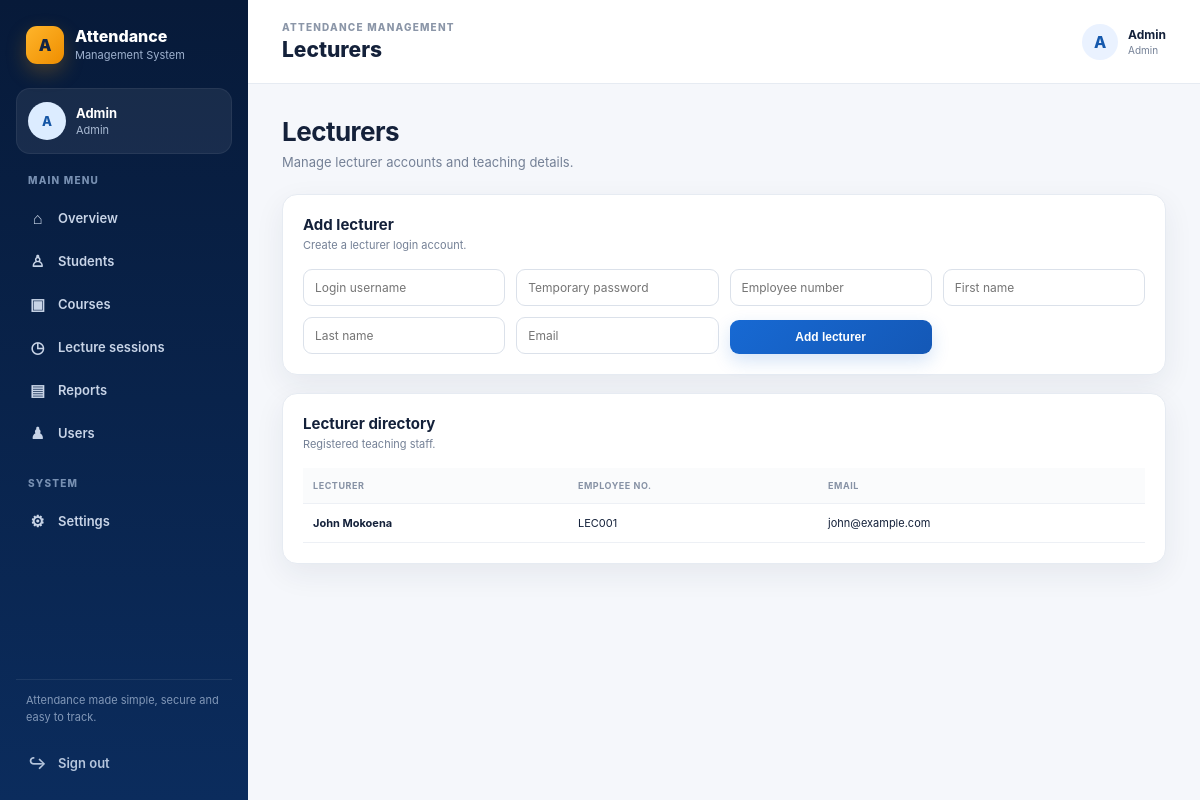
/admin/lecturers (signed in), run on the app's committed database.
### tables this page shows
CREATE TABLE lecturers (
        id INTEGER PRIMARY KEY AUTOINCREMENT,
        user_id INTEGER UNIQUE NOT NULL,
        employee_number TEXT UNIQUE NOT NULL,
        first_name TEXT NOT NULL,
        last_name TEXT NOT NULL,
        email TEXT,
        FOREIGN KEY(user_id) REFERENCES users(id) ON DELETE CASCADE
    );

### app.py (the view, shortened to what this page needs)
@app.route("/admin/lecturers", methods=["GET","POST"])
@role_required("admin")
def lecturers():
    conn = get_db()
    rows = conn.execute("SELECT * FROM lecturers ORDER BY last_name").fetchall()
    conn.close()
    return render_template("lecturers.html", lecturers=rows)

### app.py (called while the page is built)
def get_db():
    conn = sqlite3.connect(DB)
    conn.row_factory = sqlite3.Row
    conn.execute("PRAGMA foreign_keys = ON")
    return conn

def role_required(*roles):
    def decorator(f):
        @wraps(f)
        def wrapper(*args, **kwargs):
            if "user_id" not in session:
                return redirect(url_for("login"))
            if session.get("role") not in roles:
                abort(403)
            return f(*args, **kwargs)
        return wrapper
    return decorator

@app.context_processor
def inject_user():
    return {"current_user": session}

### templates/lecturers.html (shortened to what this page needs)
{% extends "base.html" %}
{% block page_title %}Lecturers{% endblock %}
{% block content %}
<div class="page-heading"><div><h1>Lecturers</h1><p>Manage lecturer accounts and teaching details.</p></div></div>
<section class="panel form-panel"><div class="panel-head"><div><h2>Add lecturer</h2><p>Create a lecturer login account.</p></div></div><form method="post" class="modern-form form-grid"><input name="username" placeholder="Login username" required><input name="password" type="password" placeholder="Temporary password" required><input name="employee_number" placeholder="Employee number" required><input name="first_name" placeholder="First name" required><input name="last_name" placeholder="Last name" required><input name="email" type="email" placeholder="Email"><button class="btn primary">Add lecturer</button></form></section>
<section class="panel"><div class="panel-head"><div><h2>Lecturer directory</h2><p>Registered teaching staff.</p></div></div><div class="table-wrap"><table><thead><tr><th>Lecturer</th><th>Employee No.</th><th>Email</th></tr></thead><tbody>{% for l in lecturers %}<tr><td><strong>{{ l.first_name }} {{ l.last_name }}</strong></td><td>{{ l.employee_number }}</td><td>{{ l.email or '-' }}</td></tr>{% else %}<tr><td colspan="3"><div class="empty-state">No lecturers found.</div></td></tr>{% endfor %}</tbody></table></div></section>
{% endblock %}

### static/css/style.css (style rules this page uses)
:root { --navy:#071b3a;--navy-2:#0b2a57;--blue:#1769d3;--orange:#f59e0b;--orange-dark:#e68a00;--bg:#f5f7fb;--panel:#fff;--text:#14213a;--muted:#748096;--line:#e6ebf2;--green:#149447;--red:#d94343;--purple:#7457d9;--shadow:0 10px 30px rgba(24,43,75,.07) }
* { box-sizing:border-box }
html,body { margin:0;min-height:100%;font-family:Inter,Segoe UI,Arial,Helvetica,sans-serif;color:var(--text);background:var(--bg) }
.welcome-row,.page-heading { display:flex;justify-content:space-between;align-items:flex-end;gap:20px;margin-bottom:24px }
.welcome-row h1,.page-heading h1 { font-size:26px;letter-spacing:-.02em;margin:0 0 7px }
.welcome-row p,.page-heading p { margin:0;color:var(--muted);font-size:13px }
.btn { display:inline-flex;align-items:center;justify-content:center;gap:9px;border:0;border-radius:9px;padding:10px 15px;background:#eef2f7;color:#26364f;text-decoration:none;font-weight:700;font-size:12px;cursor:pointer;white-space:nowrap }
.btn.primary { background:linear-gradient(135deg,#1769d3,#1458b6);color:#fff;box-shadow:0 7px 18px rgba(23,105,211,.18) }
.panel { background:#fff;border:1px solid var(--line);border-radius:15px;box-shadow:var(--shadow);padding:20px }
.panel-head { display:flex;justify-content:space-between;align-items:center;gap:15px;margin-bottom:17px }
.panel-head h2 { font-size:15px;margin:0 0 4px }
.panel-head p { font-size:11px;color:var(--muted);margin:0 }
.form-panel { margin-bottom:18px }
.modern-form { display:flex;flex-direction:column;gap:9px }
.form-grid { display:grid;grid-template-columns:repeat(4,minmax(0,1fr));gap:11px;align-items:end }
.modern-form input,.modern-form select,.status-select,.login-form input { width:100%;border:1px solid #dbe1ea;background:#fff;border-radius:9px;padding:10px 11px;font:inherit;font-size:12px;color:var(--text);outline:none }
.table-wrap { overflow:auto }
.table-wrap table { width:100%;border-collapse:collapse;min-width:600px }
.table-wrap th,.table-wrap td { padding:12px 10px;text-align:left;border-bottom:1px solid #edf0f5;font-size:11px;vertical-align:middle }
.table-wrap th { color:#8792a5;font-size:9px;text-transform:uppercase;letter-spacing:.06em;background:#fafbfc }

### data on the page
lecturers: first_name "John", last_name "Mokoena", employee_number "LEC001", email "john@example.com"

### other printed values
{{ current_user.get('username','U')[0]|upper }} "A"
{{ current_user.get('username','User')|title }} "Admin"
{{ current_user.get('role','user')|title }} "Admin"
